Frame 1 (no input): blank canvas, image omitted
Frame 60 (no input): blank canvas, image omitted
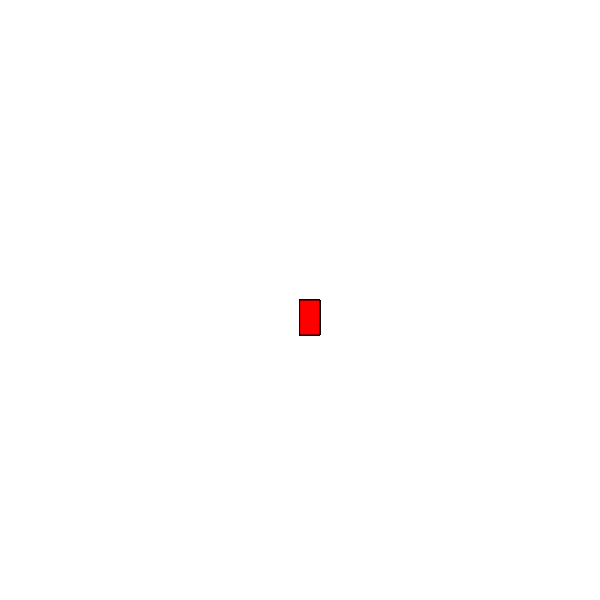
Frame 120 (the mouse pressed at the canvas centre since frame 60)

The p5.js sketch whose frames 1 and 60 were blank and that drew this single picture after the mouse press (run headless with seeded random() and noise() and a simulated clock; from frame 60 on, the mouse is pressed at the canvas centre):

// p5.js sketch
// ── sketch.js
function setup() {
    createCanvas(600, 600);
    background("white");
  }
  
  function draw() {
    stroke("black");
    fill("red");
  
    if (mouseIsPressed) {
      rect(mouseX, mouseY, 20, 35);
    }

  }
  
